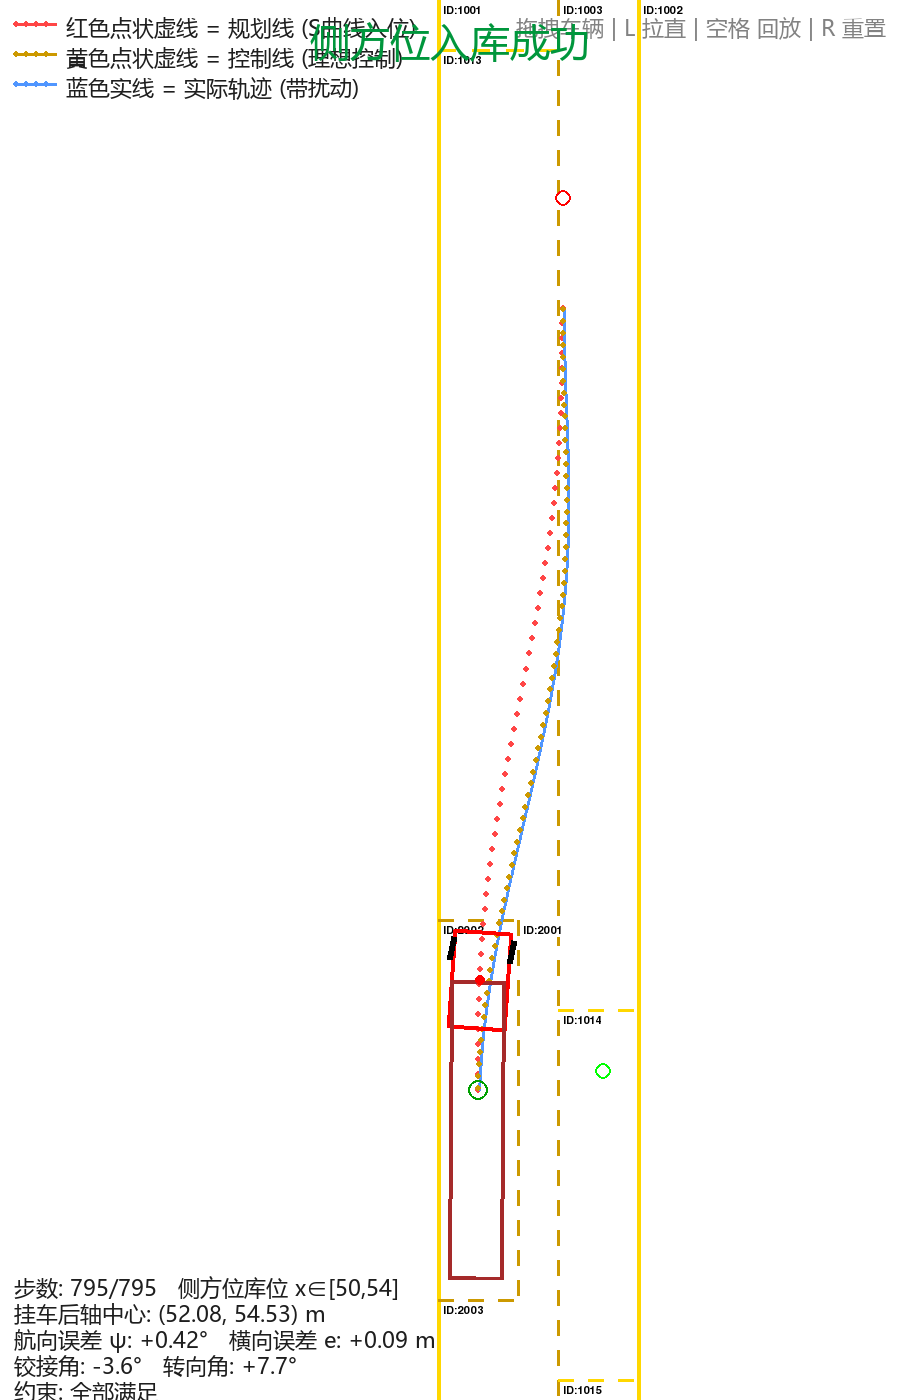

Source code (Python):
# -*- coding: utf-8 -*-
"""半挂车侧方位入库 — 左车道侧方位库位 (与倒车入库同一地图)

库位: 左车道 x∈[50,54] (路缘1001 与 新增虚线2001 之间), y∈[43.5,62.5]
 maneuver: 挂车后轴中心沿 S 曲线西移入位 (曲率有界五次平滑), 车头留在行车道
约束: 挂车 4 角点在库位 y 范围内必须 x∈[50,54], 车头 4 角点全程不出道路 [50,60]
成功: 挂车 4 角点全部在库位内, 全程无违规

用法: python3 another_solve/parking_parallel.py [--headless]
"""
import os
import sys

import numpy as np
import pygame

sys.path.insert(0, os.path.dirname(os.path.dirname(os.path.abspath(__file__))))

from vehicle.truckTrailerOnAxle import TruckTrailerOnAxle
from config.scene_config import (
    SCALE, DT, START_X, START_Y, ROAD_CENTER_X, ROAD_Y_END,
    INIT_HEADING_RAD,
)
from map.geometry_line import GeometryLine
from another_solve.parking_three_lines import (
    ParkingController, x_plan_at, local_psi_ref,
    draw_dotted, draw_solid, load_font, compute_camera,
    truck_from_state, screen_to_world, point_on_truck,
    PLAN_COLOR, CTRL_COLOR, ACTUAL_COLOR,
    MAX_STEPS, V_REVERSE, NOISE_STD, ACTUAL_SEED, STEER_RATE, corners_in_slot,
)

# 侧方位库位 (左车道)
SLOT_P_LEFT = 50.0        # 路缘线 1001
SLOT_P_RIGHT = 54.0       # 库位内侧虚线
SLOT_P_Y0 = 46.0          # 南端边界
SLOT_P_Y1 = 65.0          # 北端边界
DOCK_X = (SLOT_P_LEFT + SLOT_P_RIGHT) / 2     # 52.0
TC_GOAL_Y = 54.5                              # 挂车后轴中心目标 y (车尾留 0.5m)
JOIN_Y = TC_GOAL_Y                            # S 曲线直接延伸到停车位 (拉长过渡段降峰值铰接角)


def smoothstep(s):
    return s * s * s * (10 - 15 * s + 6 * s * s)


def max_curvature(path):
    p1, p2, p3 = path[:-2], path[1:-1], path[2:]
    a = np.linalg.norm(p2 - p1, axis=1)
    b = np.linalg.norm(p3 - p2, axis=1)
    c = np.linalg.norm(p3 - p1, axis=1)
    cross = np.abs((p2[:, 0] - p1[:, 0]) * (p3[:, 1] - p1[:, 1])
                   - (p2[:, 1] - p1[:, 1]) * (p3[:, 0] - p1[:, 0]))
    with np.errstate(divide='ignore', invalid='ignore'):
        k = 4 * (cross / 2) / (a * b * c)
    return float(np.nanmax(k)) if len(k) else 0.0


def g_max_for(path, cap=18.0):
    k = max_curvature(path)
    g_need = np.degrees(np.arcsin(min(1.0, 11.0 * k)))
    return float(min(cap, max(8.0, 1.7 * g_need)))


def plan_path_parallel(x0=START_X, y0=START_Y):
    """S 曲线西移入位: (x0, y0+5.5) -> (DOCK_X, JOIN_Y) -> (DOCK_X, TC_GOAL_Y)"""
    tc_start = np.array([x0, y0 + 5.5])
    n = max(40, int((JOIN_Y - tc_start[1]) * 4))
    ys = np.linspace(tc_start[1], JOIN_Y, n, endpoint=False)
    s = (ys - tc_start[1]) / (JOIN_Y - tc_start[1])
    xs = x0 + (DOCK_X - x0) * smoothstep(s)
    seg_v = np.linspace(np.array([DOCK_X, JOIN_Y]), np.array([DOCK_X, TC_GOAL_Y]), 4)
    return np.vstack([np.column_stack([xs, ys]), seg_v])


def corners_violations_parallel(corners):
    """全程约束: 所有角点不出道路 [50,60]x[0,70] (库位标线可跨越)"""
    bad = []
    for i, (cx, cy) in enumerate(corners):
        if cx < 50.0 - 1e-6 or cx > 60.0 + 1e-6 or cy < 0 or cy > 70.0:
            bad.append((i, round(cx, 2), round(cy, 2)))
    return bad


def trailer_in_slot(corners):
    return all(SLOT_P_LEFT <= cx <= SLOT_P_RIGHT and SLOT_P_Y0 <= cy <= SLOT_P_Y1
               for cx, cy in corners[4:])


def run_parallel(path, x0=START_X, y0=START_Y, noise_std=0.0, seed=0, **ck):
    rng = np.random.default_rng(seed)
    truck = TruckTrailerOnAxle()
    nx = x0 + rng.normal(0, 0.15) if noise_std else x0
    nh = INIT_HEADING_RAD + rng.normal(0, np.deg2rad(0.5)) if noise_std else INIT_HEADING_RAD
    truck.set_state([nx, y0, nh, 0.0])
    truck.v_mps = V_REVERSE

    controller = ParkingController(path, **ck)
    prev_applied = 0.0
    states, tc_states, errors, psis, violations = [], [], [], [], []
    success = False
    for step in range(MAX_STEPS):
        swa_deg, e, psi = controller.compute(truck)
        if noise_std:
            swa_deg += rng.normal(0, noise_std)
        swa_deg = float(np.clip(swa_deg, -35, 35))
        swa_deg = float(np.clip(swa_deg,
                                prev_applied - np.rad2deg(STEER_RATE),
                                prev_applied + np.rad2deg(STEER_RATE)))
        prev_applied = swa_deg
        truck.set_steering(swa_deg)
        truck.drive(DT)

        states.append((truck.x_m, truck.y_m, truck.h_rad, truck.g_rad, truck.s_deg))
        tc_states.append(controller.trailer_center(truck))
        errors.append(e)
        psis.append(psi)
        bad = corners_violations_parallel(truck.get_corner_positions())
        if bad:
            violations.append((step, *bad[0]))

        if tc_states[-1][1] >= TC_GOAL_Y:
            success = (not violations) and trailer_in_slot(truck.get_corner_positions())
            break

    return {
        'states': states, 'tc_states': np.array(tc_states),
        'errors': np.array(errors), 'psis': np.array(psis),
        'violations': violations, 'truck': truck, 'controller': controller,
        'success': success, 'steps': step + 1,
    }


def load_runs(x0=START_X, y0=START_Y, g_cap=18.0):
    path = plan_path_parallel(x0, y0)
    gm = g_max_for(path, g_cap)
    ideal = run_parallel(path, x0, y0, g_des_max_deg=gm)
    actual = run_parallel(path, x0, y0, noise_std=NOISE_STD, seed=ACTUAL_SEED,
                          g_des_max_deg=gm)
    return {'plan': path[:, :2], 'control': ideal['tc_states'],
            'actual': actual, 'g_max': gm}


def add_parallel_slot_lines(road):
    """在道路上添加左侧侧方位库位标线"""
    Y = (204, 153, 0)
    lines = [
        (SLOT_P_RIGHT, SLOT_P_Y0, SLOT_P_RIGHT, SLOT_P_Y1, 2001),   # 内侧纵向线
        (SLOT_P_LEFT, SLOT_P_Y0, SLOT_P_RIGHT, SLOT_P_Y0, 2002),    # 南端横线
        (SLOT_P_LEFT, SLOT_P_Y1, SLOT_P_RIGHT, SLOT_P_Y1, 2003),    # 北端横线
    ]
    for x0_, y0_, x1_, y1_, lid in lines:
        ln = GeometryLine(start=(x0_, y0_), end=(x1_, y1_), color=Y,
                          width=3, line_type="dashed", dash_length=0.75, scale=SCALE)
        ln.line_id = lid
        road.geometry_lines.append(ln)


def render_frame(screen, runs, idx, road, font_small, font_big, override=None, cam=None):
    from render.render_utils import draw_truck

    actual = runs['actual']
    states = actual['states']
    idx = max(0, min(idx, len(states) - 1))
    if override is not None:
        x, y, h, g, s_deg = override
    else:
        x, y, h, g, s_deg = states[idx]
    view_w, view_h = screen.get_size()
    cam_x, cam_y = cam if cam is not None else compute_camera(y, view_w, view_h)

    world = pygame.Surface((int(80 * SCALE), int(80 * SCALE)))
    world.fill((255, 255, 255))
    road.draw(world)

    draw_dotted(world, runs['plan'], PLAN_COLOR, radius=3, every=3)
    draw_solid(world, runs['actual']['tc_states'][:idx + 1], ACTUAL_COLOR, width=3)
    draw_dotted(world, runs['control'][:idx + 1], CTRL_COLOR, radius=3, every=12)

    pygame.draw.circle(world, (0, 160, 0), (int(DOCK_X * SCALE), int(TC_GOAL_Y * SCALE)),
                       int(0.5 * SCALE), 2)

    truck = truck_from_state((x, y, h, g, s_deg))
    draw_truck(world, truck, SCALE)

    screen.fill((255, 255, 255))
    area = pygame.Rect(int(cam_x * SCALE), int(cam_y * SCALE), view_w, view_h)
    screen.blit(world, (0, 0), area=area)

    legend = [
        (PLAN_COLOR, "红色点状虚线 = 规划线 (S曲线入位)"),
        (CTRL_COLOR, "黄色点状虚线 = 控制线 (理想控制)"),
        (ACTUAL_COLOR, "蓝色实线 = 实际轨迹 (带扰动)"),
    ]
    for i, (color, text) in enumerate(legend):
        ly = 12 + i * 30
        pygame.draw.line(screen, color, (14, ly + 12), (56, ly + 12), 3)
        for dx in range(16, 56, 10):
            pygame.draw.circle(screen, color, (dx, ly + 12), 3)
        screen.blit(font_small.render(text, True, (30, 30, 30)), (66, ly))

    manual = override is not None
    tc_x, tc_y = runs['actual']['controller'].trailer_center(truck)
    done = (not manual) and idx >= len(states) - 1
    cur_bad = corners_violations_parallel(truck.get_corner_positions())
    if manual:
        lines = [
            "手动位姿: 左键拖拽移动车辆 | L 拉直挂车",
            f"牵引车参考点: ({x:.2f}, {y:.2f}) m",
            f"挂车后轴中心: ({tc_x:.2f}, {tc_y:.2f}) m",
            f"航向: {np.rad2deg(h):+.1f}°   铰接角: {np.rad2deg(g):+.1f}°   "
            f"转向角: {s_deg:+.1f}°",
            f"约束: {'全部满足' if not cur_bad else f'{len(cur_bad)}个角点越界'}",
        ]
    else:
        lines = [
            f"步数: {idx + 1}/{len(states)}   侧方位库位 x∈[{SLOT_P_LEFT:.0f},{SLOT_P_RIGHT:.0f}]",
            f"挂车后轴中心: ({tc_x:.2f}, {tc_y:.2f}) m",
            f"航向误差 ψ: {np.rad2deg(runs['actual']['psis'][idx]):+.2f}°   "
            f"横向误差 e: {runs['actual']['errors'][idx]:+.2f} m",
            f"铰接角: {np.rad2deg(g):+.1f}°   转向角: {s_deg:+.1f}°",
            f"约束: {'全部满足' if not cur_bad else f'{len(cur_bad)}个角点越界'}",
        ]
    for i, text in enumerate(lines):
        screen.blit(font_small.render(text, True, (30, 30, 30)),
                    (14, view_h - 24 - (len(lines) - 1 - i) * 26))

    # 操作提示 (右上角)
    hint = font_small.render("拖拽车辆 | L 拉直 | 空格 回放 | R 重置", True, (130, 130, 130))
    screen.blit(hint, (view_w - hint.get_width() - 14, 12))

    if manual:
        surf = font_small.render("手动位姿 (空格继续回放 / R 重置)", True, (70, 90, 170))
        screen.blit(surf, (view_w // 2 - surf.get_width() // 2, 104))
    elif done:
        status = "侧方位入库成功" if runs['actual']['success'] else "未成功停入"
        color = (0, 150, 60) if runs['actual']['success'] else (
            (190, 130, 0) if not cur_bad else (220, 40, 40))
        surf = font_big.render(status, True, color)
        screen.blit(surf, (view_w // 2 - surf.get_width() // 2, 104))


def ensure_display():
    if os.environ.get('DISPLAY') or os.environ.get('WAYLAND_DISPLAY'):
        return
    if os.path.exists('/tmp/.X11-unix/X0'):
        os.environ['DISPLAY'] = ':0'
        print("检测到 WSLg, 已自动设置 DISPLAY=:0")
    elif '--headless' not in sys.argv:
        sys.exit("未检测到图形显示 (DISPLAY/WAYLAND_DISPLAY 均未设置).")


def main():
    headless = '--headless' in sys.argv
    if headless:
        os.environ['SDL_VIDEODRIVER'] = 'dummy'
    else:
        ensure_display()
    os.environ.setdefault('SDL_AUDIODRIVER', 'dummy')

    pygame.init()
    if headless:
        screen = pygame.display.set_mode((900, 1400))
    else:
        try:
            info = pygame.display.Info()
            screen = pygame.display.set_mode(
                (info.current_w, info.current_h),
                pygame.FULLSCREEN | pygame.HWSURFACE | pygame.DOUBLEBUF)
        except pygame.error:
            screen = pygame.display.set_mode((1280, 900))
    pygame.display.set_caption("半挂车侧方位入库 — S曲线入位三线可视化")

    font_small = load_font(22)
    font_big = load_font(40)

    print("正在计算侧方位入库轨迹...")
    runs = load_runs()
    total = len(runs['actual']['states'])
    print(f"规划点 {len(runs['plan'])}, 控制线 {len(runs['control'])} 点, "
          f"实际轨迹 {total} 步, 入位成功={runs['actual']['success']}, "
          f"g_max={runs['g_max']:.1f}°")

    from map.dual_lane_road import DualLaneRoad
    from config.scene_config import LEFT_LANE_WIDTH, RIGHT_LANE_WIDTH
    road = DualLaneRoad(center_x=ROAD_CENTER_X, y_start=0, y_end=ROAD_Y_END,
                        left_lane_width=LEFT_LANE_WIDTH, right_lane_width=RIGHT_LANE_WIDTH,
                        scale=SCALE, road_id=1)
    road.set_start_position(START_X, START_Y)
    add_parallel_slot_lines(road)

    clock = pygame.time.Clock()
    idx = total - 1 if headless else 0
    speed = 2
    paused = False
    override = None         # 手动位姿 [x, y, h, g, s_deg]; None = 回放轨迹
    cam_hold = None         # 手动位姿时冻结相机, 拖拽时画面不跟车跑
    dragging = False
    drag_offset = (0.0, 0.0)
    running = True
    while running:
        view_w, view_h = screen.get_size()
        cur_state = override if override is not None else runs['actual']['states'][idx]
        cam_now = cam_hold if cam_hold is not None else compute_camera(
            cur_state[1], view_w, view_h)

        for event in pygame.event.get():
            if event.type == pygame.QUIT:
                running = False
            elif event.type == pygame.KEYDOWN:
                if event.key == pygame.K_ESCAPE:
                    running = False
                elif event.key == pygame.K_SPACE:
                    paused = not paused
                    if not paused:              # 继续回放时退出手动位姿
                        override = None
                        cam_hold = None
                        dragging = False
                elif event.key == pygame.K_r:
                    idx = 0
                    override = None
                    cam_hold = None
                    dragging = False
                elif event.key == pygame.K_l:   # 拉直: 铰接角归零
                    if override is None:
                        override = list(cur_state)
                        cam_hold = cam_now
                    override[3] = 0.0
                    paused = True
                elif event.key == pygame.K_UP:
                    speed = min(16, speed * 2)
                elif event.key == pygame.K_DOWN:
                    speed = max(1, speed // 2)
            elif event.type == pygame.MOUSEBUTTONDOWN and event.button == 1:
                disp = override if override is not None else runs['actual']['states'][idx]
                wx, wy = screen_to_world(event.pos, cam_now)
                if point_on_truck(truck_from_state(disp), wx, wy):
                    dragging = True
                    paused = True
                    if override is None:
                        override = list(disp)
                        cam_hold = cam_now
                    drag_offset = (override[0] - wx, override[1] - wy)
            elif event.type == pygame.MOUSEMOTION and dragging:
                if not event.buttons[0]:
                    dragging = False
                else:
                    wx, wy = screen_to_world(event.pos, cam_hold)
                    override[0] = wx + drag_offset[0]
                    override[1] = wy + drag_offset[1]
            elif event.type == pygame.MOUSEBUTTONUP and event.button == 1 and dragging:
                # 相机保持冻结: 松手后车辆仍停在鼠标落点, 不跳回画面中央
                dragging = False
        if override is None and not paused and idx < total - 1:
            idx = min(idx + speed, total - 1)

        render_frame(screen, runs, idx, road, font_small, font_big,
                     override=override, cam=cam_hold)
        pygame.display.flip()

        if headless:
            out = os.path.join(os.path.dirname(os.path.abspath(__file__)),
                               'parking_parallel.png')
            pygame.image.save(screen, out)
            print(f"截图已保存: {out}")
            running = False
        else:
            clock.tick(60)

    pygame.quit()

    t = runs['actual']['truck']
    tc = runs['actual']['controller'].trailer_center(t)
    print("=" * 60)
    print(f"侧方位入库: {total} 步, {'成功' if runs['actual']['success'] else '失败'}")
    print(f"  挂车后轴中心终点: ({tc[0]:.2f}, {tc[1]:.2f}) (库位中心 x={DOCK_X})")
    print(f"  末端铰接角: {np.rad2deg(t.g_rad):+.2f}°")
    print(f"  最大横向误差: {np.abs(runs['actual']['errors']).max():.2f}m")
    print("=" * 60)


if __name__ == '__main__':
    main()
